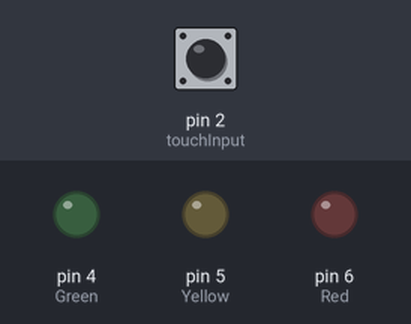
Bench run of a sketch on a simulated Arduino Uno, built with avr-gcc and run on an emulated ATmega328P. Shown: output pins drawn as LEDs (lit = HIGH). The test bench sets the inputs (shaded band); at power-on: pin 2 (touchInput) LOW.

Above: at 1.8 s.
1.9 s: pin 2 (touchInput) pulled HIGH for 0.6 s
At 3.7 s:
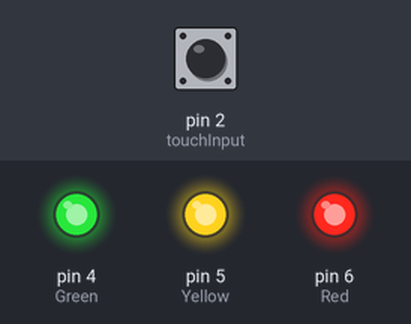
4.5 s: pin 2 (touchInput) pulled HIGH for 1 s
At 4.8 s:
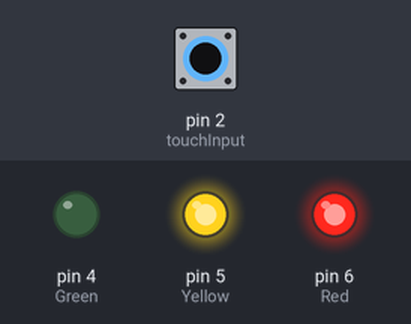
7.0 s: pin 2 (touchInput) pulled HIGH for 3.2 s
At 7.4 s:
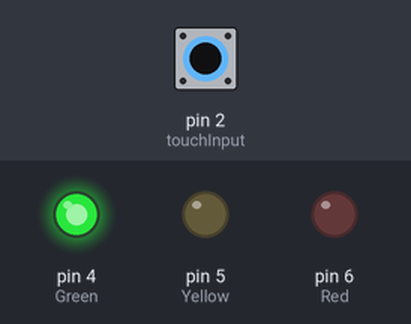
Timing chart, 0 to 10.0 s (numbered marks = the images above; inputs shaded):
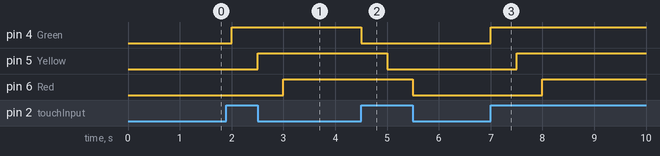

The sketch:

Touch_Sensor.ino
```cpp
int LEDState=0;
int Red=6;
int Yellow=5;
int Green=4;
int touchInput=2;
int inputState;
int lastInputState=1;
int dt=500;


void setup() {
  // put your setup code here, to run once:
  Serial.begin(9600);
  pinMode(Green, OUTPUT);
  pinMode(Yellow,OUTPUT);
  pinMode(Red,OUTPUT);
  pinMode(touchInput, INPUT);
}

void loop() {
  // put your main code here, to run repeatedly:
  inputState=digitalRead(touchInput);
  if(lastInputState==0 && inputState==1){
    if(LEDState==0){
      digitalWrite(Green,HIGH);
      delay(dt);
      digitalWrite(Yellow,HIGH);
      delay(dt);
      digitalWrite(Red,HIGH);
      delay(dt);
      LEDState=1;
    }
    else{
      digitalWrite(Green,LOW);
      delay(dt);
      digitalWrite(Yellow,LOW);
      delay(dt);
      digitalWrite(Red,LOW);
      LEDState=0;
    }
  }
  lastInputState=inputState;
  delay(dt);
}
```

Measured:
- after the input at 1.9 s, pin 4 (Green): LOW → HIGH after 0.10 s; pin 5 (Yellow): LOW → HIGH after 0.60 s; pin 6 (Red): LOW → HIGH after 1.1 s
- after the input at 4.5 s, pin 4 (Green): HIGH → LOW at once; pin 5 (Yellow): HIGH → LOW after 0.50 s; pin 6 (Red): HIGH → LOW after 1.0 s
- after the input at 7.0 s, pin 4 (Green): LOW → HIGH at once; pin 5 (Yellow): LOW → HIGH after 0.50 s; pin 6 (Red): LOW → HIGH after 1.0 s
